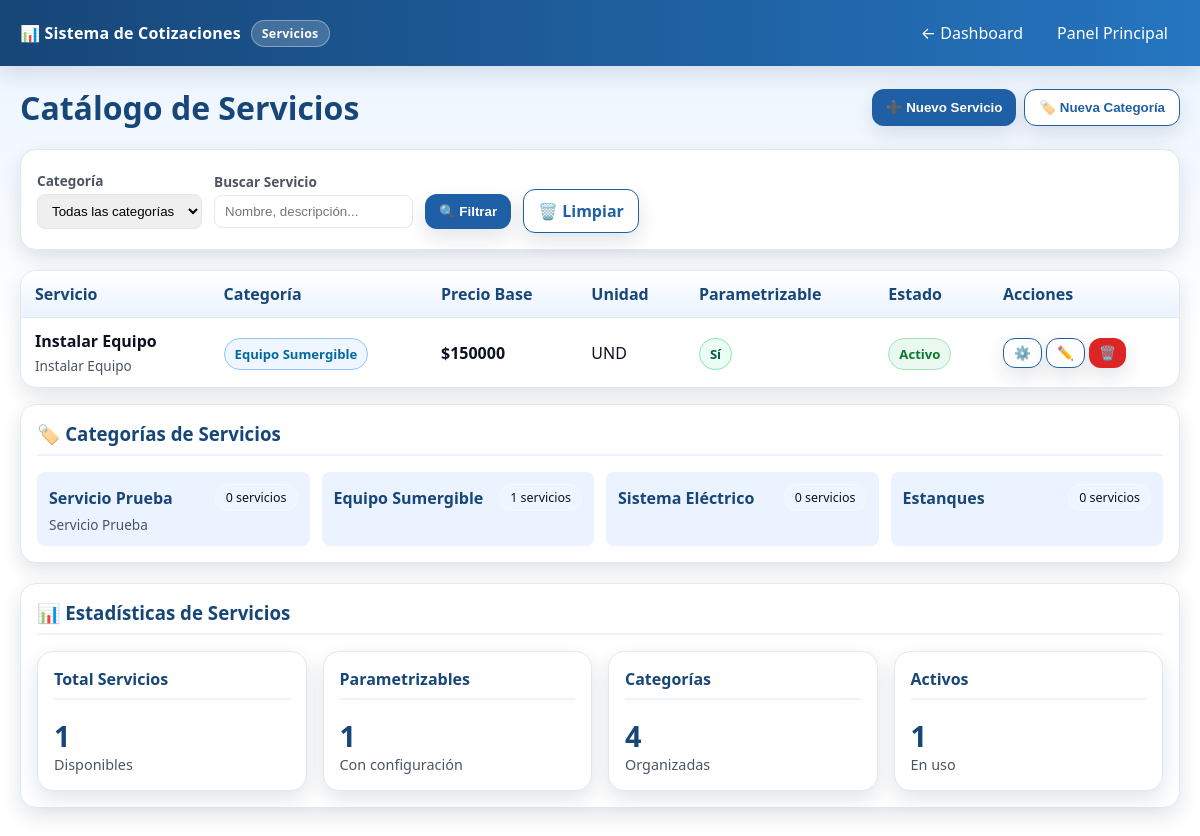
Page /cotizaciones/servicios/ (signed in) on the committed database.
### cotizaciones/models.py (models this page shows, shortened)
class ServicioBase(models.Model):
    categoria = models.ForeignKey(CategoriaServicio, on_delete=models.CASCADE)
    nombre = models.CharField(max_length=200)
    descripcion = models.TextField()
    precio_base = models.DecimalField(max_digits=10, decimal_places=2, validators=[MinValueValidator(0)])
    unidad = models.CharField(max_length=50, default='UND')
    es_parametrizable = models.BooleanField(default=False)
    activo = models.BooleanField(default=True)
    class Meta:
        ordering = ['categoria', 'nombre']

class CategoriaServicio(models.Model):
    nombre = models.CharField(max_length=100)
    descripcion = models.TextField(blank=True, null=True)
    orden = models.IntegerField(default=0)
    activo = models.BooleanField(default=True)
    class Meta:
        ordering = ['orden', 'nombre']

### cotizaciones/views.py (the view)
# urls.py: path('servicios/', views.gestionar_servicios, name='gestionar_servicios'),
@login_required
def gestionar_servicios(request):
    servicios = ServicioBase.objects.select_related('categoria').order_by('categoria__nombre', 'nombre')
    categorias = CategoriaServicio.objects.filter(activo=True)
    categoria_filtro = request.GET.get('categoria', '')
    if categoria_filtro:
        servicios = servicios.filter(categoria_id=categoria_filtro)
    servicios_parametrizables = servicios.filter(es_parametrizable=True).count()
    servicios_activos = servicios.filter(activo=True).count()
    return render(request, 'cotizaciones/gestionar_servicios.html', {
        'servicios': servicios,
        'categorias': categorias,
        'categoria_filtro': categoria_filtro,
        'servicios_parametrizables': servicios_parametrizables,
        'servicios_activos': servicios_activos,
    })

### cotizaciones/templates/cotizaciones/gestionar_servicios.html (shortened to what this page needs)
{% load static %}
<!DOCTYPE html>
<html lang="es">
<head>
  <link rel="stylesheet" href="{% static 'cotizaciones/css/style.css' %}">
</head>
<body>
  <div class="topbar">
    <div class="logo">
      📊 Sistema de Cotizaciones
      <span class="badge">Servicios</span>
    </div>
    <div class="user-menu">
      <a href="{% url 'cotizaciones:dashboard' %}">← Dashboard</a>
      <a href="{% url 'home:panel_empleados' %}">Panel Principal</a>
    </div>
  </div>
  <div class="container">
    <div class="actions">
      <div class="actions-left">
        <h1 style="margin: 0; color: var(--azul-700);">Catálogo de Servicios</h1>
      </div>
      <div class="actions-right">
        <button type="button" class="btn" onclick="mostrarModal('modal-servicio')">
          ➕ Nuevo Servicio
        </button>
        <button type="button" class="btn secondary" onclick="mostrarModal('modal-categoria')">
          🏷️ Nueva Categoría
        </button>
      </div>
    </div>
    <div class="filters">
      <form method="get" style="display: contents;">
        <div class="filter-group">
          <label for="categoria">Categoría</label>
          <select id="categoria" name="categoria">
            <option value="">Todas las categorías</option>
          </select>
        </div>
        <div class="filter-group">
          <label for="busqueda">Buscar Servicio</label>
          <input type="text" id="busqueda" name="busqueda" value="{{ busqueda }}"
                 placeholder="Nombre, descripción...">
        </div>
        <div class="filter-group">
          <label>&nbsp;</label>
          <button type="submit" class="btn">🔍 Filtrar</button>
        </div>
        <div class="filter-group">
          <label>&nbsp;</label>
          <a href="{% url 'cotizaciones:gestionar_servicios' %}" class="btn secondary">🗑️ Limpiar</a>
        </div>
      </form>
    </div>
    <div class="table-wrap">
      <table id="tabla-servicios">
        <thead>
          <tr>
            <th>Servicio</th>
            <th>Categoría</th>
            <th>Precio Base</th>
            <th>Unidad</th>
            <th>Parametrizable</th>
            <th>Estado</th>
            <th>Acciones</th>
          </tr>
        </thead>
        <tbody>
          {% for servicio in servicios %}
          <tr>
            <td>
              <strong>{{ servicio.nombre }}</strong>
              <div style="font-size: 0.85rem; color: var(--gris-600); margin-top: 4px;">
                {{ servicio.descripcion|truncatewords:15 }}
              </div>
            </td>
            <td>
              <span class="pill enviada">{{ servicio.categoria.nombre }}</span>
            </td>
            <td><strong>${{ servicio.precio_base|floatformat:0 }}</strong></td>
            <td>{{ servicio.unidad }}</td>
            <td>
              {% if servicio.es_parametrizable %}
                <span class="pill aprobada">Sí</span>
              {% else %}
                <span class="pill borrador">No</span>
              {% endif %}
            </td>
            <td>
              <span class="pill {% if servicio.activo %}activo{% else %}inactivo{% endif %}">
                {% if servicio.activo %}Activo{% else %}Inactivo{% endif %}
              </span>
            </td>
            <td>
              <div style="display: flex; gap: 4px;">
                <button type="button" class="btn small secondary"
                        onclick="verParametros({{ servicio.id }})" title="Ver parámetros">
                  ⚙️
                </button>
                <button type="button" class="btn small secondary"
                        onclick="editarServicio({{ servicio.id }})" title="Editar">
                  ✏️
                </button>
                <button type="button" class="btn small danger"
                        onclick="eliminarServicio({{ servicio.id }}, '{{ servicio.nombre }}')" title="Eliminar">
                  🗑️
                </button>
              </div>
            </td>
          </tr>
          {% endfor %}
        </tbody>
      </table>
    </div>
    <div class="card">
      <h3>🏷️ Categorías de Servicios</h3>
      <div style="display: grid; grid-template-columns: repeat(auto-fit, minmax(200px, 1fr)); gap: 12px;">
        {% for categoria in categorias %}
        <div style="background: var(--azul-100); padding: 12px; border-radius: 8px; border: 1px solid var(--azul-300);">
          <div style="display: flex; justify-content: space-between; align-items: center;">
            <strong style="color: var(--azul-700);">{{ categoria.nombre }}</strong>
            <span class="badge">{{ categoria.serviciobase_set.count }} servicios</span>
          </div>
          {% if categoria.descripcion %}
          <div style="font-size: 0.85rem; color: var(--gris-600); margin-top: 4px;">
            {{ categoria.descripcion|truncatewords:10 }}
          </div>
          {% endif %}
        </div>
        {% empty %}
        <div style="text-align: center; color: var(--gris-600);">
          No hay categorías creadas aún.
        </div>
        {% endfor %}
      </div>
    </div>
    <div class="card">
      <h3>📊 Estadísticas de Servicios</h3>
      <div class="cards" style="margin: 0;">
        <div class="card" style="margin: 0;">
          <h4>Total Servicios</h4>
          <div class="kpi">{{ servicios|length }}</div>
          <div class="muted">Disponibles</div>
        </div>
        <div class="card" style="margin: 0;">
          <h4>Parametrizables</h4>
          <div class="kpi">{{ servicios_parametrizables|default:0 }}</div>
          <div class="muted">Con configuración</div>
        </div>
        <div class="card" style="margin: 0;">
          <h4>Categorías</h4>
          <div class="kpi">{{ categorias|length }}</div>
          <div class="muted">Organizadas</div>
        </div>
        <div class="card" style="margin: 0;">
          <h4>Activos</h4>
          <div class="kpi">{{ servicios_activos|default:0 }}</div>
          <div class="muted">En uso</div>
        </div>
      </div>
    </div>
  </div>
</body>
</html>

### cotizaciones/static/cotizaciones/css/style.css (style rules this page uses)
:root { --azul-900:#0a2342; --azul-700:#174678; --azul-600:#1f5fa5; --azul-500:#2575c0; --azul-100:#eaf3ff; --blanco:#ffffff; --gris-100:#f5f7fb; --gris-300:#e2e8f0; --gris-600:#4b5563; --verde-600:#059669; --rojo-600:#dc2626; --naranja-600:#ea580c; --shadow: 0 8px 20px rgba(10,35,66,.12); --radius:16px; }
* { box-sizing:border-box }
body { margin:0; font-family: system-ui, -apple-system, Segoe UI, Roboto, "Helvetica Neue", Arial, "Noto Sans", "Apple Color Emoji", "Segoe UI Emoji", "Segoe UI Symbol"; color:#0b1220; background: linear-gradient(180deg, var(--azul-100), #fff 40%); min-height:100vh; }
.topbar { position: sticky; top:0; z-index:10; display:flex; align-items:center; gap:12px; padding:14px 20px; background: linear-gradient(90deg, var(--azul-700), var(--azul-500)); color:var(--blanco); box-shadow: var(--shadow); }
.topbar .logo { display:flex; align-items:center; gap:10px; font-weight:700; letter-spacing:.2px; }
.badge { background: rgba(255,255,255,.18); border:1px solid rgba(255,255,255,.35); padding:4px 10px; border-radius:999px; font-size:.78rem; }
.user-menu { display:flex; align-items:center; gap:10px; }
.user-menu a { color:#fff; text-decoration:none; padding:8px 12px; border-radius:8px; }
.container { max-width: 1200px; margin: 0 auto; padding: 20px; }
.cards { display:grid; grid-template-columns: repeat(4,1fr); gap:16px; }
.card { background:#fff; border:1px solid var(--gris-300); border-radius: var(--radius); padding:16px; box-shadow: var(--shadow); margin-bottom: 20px; }
.card h3, .card h4 { margin:0 0 16px; color:var(--azul-700); border-bottom: 2px solid var(--azul-100); padding-bottom: 8px; }
.kpi { font-size:1.8rem; font-weight:800; color: var(--azul-700) }
.muted { color: var(--gris-600); font-size:.9rem }
.actions { display:flex; gap:8px; flex-wrap:wrap; align-items:center; justify-content:space-between; margin-bottom: 20px; }
.actions-left { display:flex; gap:8px; flex-wrap:wrap; align-items:center; }
.actions-right { display:flex; gap:8px; flex-wrap:wrap }
.btn { border:0; padding:10px 14px; border-radius:12px; cursor:pointer; font-weight:600; background: var(--azul-600); color:#fff; box-shadow: var(--shadow); text-decoration:none; display:inline-flex; align-items:center; gap:6px; transition:all .2s; }
.btn.secondary { background:#fff; color: var(--azul-600); border:1px solid var(--azul-600); }
.btn.danger { background:var(--rojo-600) }
.btn.small { padding:6px 10px; font-size:.85rem }
.filters { background:#fff; border:1px solid var(--gris-300); border-radius: var(--radius); padding:16px; box-shadow: var(--shadow); display:flex; gap:12px; flex-wrap:wrap; align-items:center; margin-bottom: 20px; }
.filter-group { display:flex; flex-direction:column; gap:4px; }
.filter-group label { font-size:.85rem; font-weight:600; color:var(--gris-600) }
.filter-group select, .filter-group input { padding:8px 10px; border:1px solid var(--gris-300); border-radius:8px; outline:none; }
.table-wrap { background:#fff; border:1px solid var(--gris-300); border-radius: var(--radius); box-shadow: var(--shadow); overflow:auto; margin-bottom: 16px; }
table { width:100%; border-collapse:collapse; min-width:600px; }
th, td { padding:12px 14px; text-align:left; border-bottom:1px solid var(--gris-300); }
thead th { background: linear-gradient(0deg, var(--azul-100), #fff); color: var(--azul-700); font-weight:700; position:sticky; top:0; z-index:1; }
tbody tr:last-child td { border-bottom: none; }
.pill { padding:6px 10px; border-radius:999px; font-size:.82rem; border:1px solid; font-weight:600; }
.pill.enviada { color:#0369a1; border-color:#93c5fd; background:#eff6ff }
.pill.aprobada { color:#065f46; border-color:#86efac; background:#ecfdf5 }
.pill.activo { color:#0a7a2f; border-color:#a7e5b9; background:#e9f9ef }

### rows in the picture
ServicioBase: nombre "Instalar Equipo", descripcion "Instalar Equipo", categoria.nombre "Equipo Sumergible", precio_base "150000", unidad "UND", es_parametrizable "Sí", activo "Activo"
CategoriaServicio: nombre "Servicio Prueba", serviciobase_set.count "0", descripcion "Servicio Prueba"
CategoriaServicio: nombre "Equipo Sumergible", serviciobase_set.count "1"
CategoriaServicio: nombre "Sistema Eléctrico", serviciobase_set.count "0"
CategoriaServicio: nombre "Estanques", serviciobase_set.count "0"

### other values in the picture
{{ servicios|length }} "1"
{{ servicios_parametrizables|default:0 }} "1"
{{ categorias|length }} "4"
{{ servicios_activos|default:0 }} "1"
